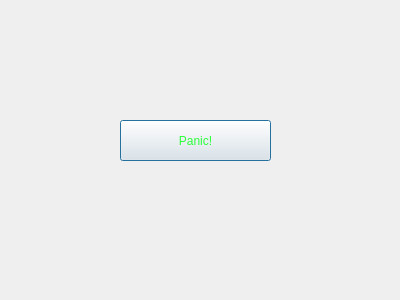
<?xml version="1.0" encoding="UTF-8"?>
<ui version="4.0">
 <class>locationDlg</class>
 <widget class="QDialog" name="locationDlg">
  <property name="geometry">
   <rect>
    <x>0</x>
    <y>0</y>
    <width>400</width>
    <height>300</height>
   </rect>
  </property>
  <property name="windowTitle">
   <string>Dialog</string>
  </property>
  <property name="styleSheet">
   <string notr="true">background-image: url(:/KernelPanicImg.png);</string>
  </property>
  <widget class="QPushButton" name="backbtn">
   <property name="geometry">
    <rect>
     <x>120</x>
     <y>120</y>
     <width>151</width>
     <height>41</height>
    </rect>
   </property>
   <property name="styleSheet">
    <string notr="true">background-image: url(:/btn.png);
color: rgb(45, 255, 59);</string>
   </property>
   <property name="text">
    <string>Panic!</string>
   </property>
  </widget>
 </widget>
 <resources/>
 <connections>
  <connection>
   <sender>backbtn</sender>
   <signal>clicked()</signal>
   <receiver>locationDlg</receiver>
   <slot>accept()</slot>
   <hints>
    <hint type="sourcelabel">
     <x>176</x>
     <y>195</y>
    </hint>
    <hint type="destinationlabel">
     <x>199</x>
     <y>149</y>
    </hint>
   </hints>
  </connection>
 </connections>
</ui>
